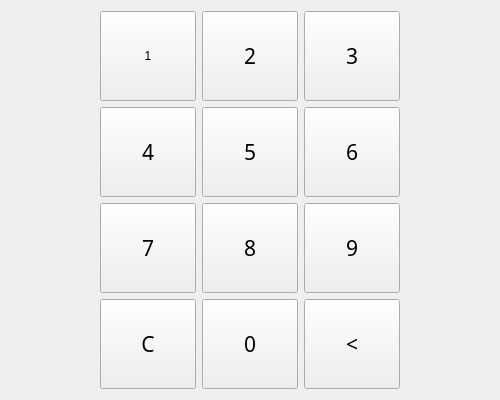
                                <widget class="QWidget" name="wNumericPad" native="true">
                                    <property name="minimumSize">
                                        <size>
                                            <width>500</width>
                                            <height>400</height>
                                        </size>
                                    </property>
                                    <layout class="QGridLayout" name="gridLayout_5">
                                        <property name="leftMargin">
                                            <number>100</number>
                                        </property>
                                        <property name="rightMargin">
                                            <number>100</number>
                                        </property>
                                        <item row="1" column="0">
                                            <widget class="QPushButton" name="btnDigit1">
                                                <property name="sizePolicy">
                                                    <sizepolicy hsizetype="Preferred"
                                                        vsizetype="Preferred">
                                                        <horstretch>0</horstretch>
                                                        <verstretch>0</verstretch>
                                                    </sizepolicy>
                                                </property>
                                                <property name="maximumSize">
                                                    <size>
                                                        <width>100</width>
                                                        <height>100</height>
                                                    </size>
                                                </property>
                                                <property name="styleSheet">
                                                    <string notr="true" />
                                                </property>
                                                <property name="text">
                                                    <string notr="true">1</string>
                                                </property>
                                                <property name="cyberDigit" stdset="0">
                                                    <string notr="true">1</string>
                                                </property>
                                            </widget>
                                        </item>
                                        <item row="1" column="1">
                                            <widget class="QPushButton" name="btnDigit2">
                                                <property name="sizePolicy">
                                                    <sizepolicy hsizetype="Preferred"
                                                        vsizetype="Preferred">
                                                        <horstretch>0</horstretch>
                                                        <verstretch>0</verstretch>
                                                    </sizepolicy>
                                                </property>
                                                <property name="maximumSize">
                                                    <size>
                                                        <width>100</width>
                                                        <height>100</height>
                                                    </size>
                                                </property>
                                                <property name="font">
                                                    <font>
                                                        <family>12</family>
                                                        <pointsize>16</pointsize>
                                                        <weight>50</weight>
                                                        <italic>false</italic>
                                                        <bold>false</bold>
                                                    </font>
                                                </property>
                                                <property name="styleSheet">
                                                    <string notr="true" />
                                                </property>
                                                <property name="text">
                                                    <string notr="true">2</string>
                                                </property>
                                                <property name="cyberDigit" stdset="0">
                                                    <string notr="true">2</string>
                                                </property>
                                            </widget>
                                        </item>
                                        <item row="1" column="2">
                                            <widget class="QPushButton" name="btnDigit3">
                                                <property name="sizePolicy">
                                                    <sizepolicy hsizetype="Preferred"
                                                        vsizetype="Preferred">
                                                        <horstretch>0</horstretch>
                                                        <verstretch>0</verstretch>
                                                    </sizepolicy>
                                                </property>
                                                <property name="maximumSize">
                                                    <size>
                                                        <width>100</width>
                                                        <height>100</height>
                                                    </size>
                                                </property>
                                                <property name="font">
                                                    <font>
                                                        <family>12</family>
                                                        <pointsize>16</pointsize>
                                                        <weight>50</weight>
                                                        <italic>false</italic>
                                                        <bold>false</bold>
                                                    </font>
                                                </property>
                                                <property name="styleSheet">
                                                    <string notr="true" />
                                                </property>
                                                <property name="text">
                                                    <string notr="true">3</string>
                                                </property>
                                                <property name="cyberDigit" stdset="0">
                                                    <string notr="true">3</string>
                                                </property>
                                            </widget>
                                        </item>
                                        <item row="2" column="0">
                                            <widget class="QPushButton" name="btnDigit4">
                                                <property name="sizePolicy">
                                                    <sizepolicy hsizetype="Preferred"
                                                        vsizetype="Preferred">
                                                        <horstretch>0</horstretch>
                                                        <verstretch>0</verstretch>
                                                    </sizepolicy>
                                                </property>
                                                <property name="maximumSize">
                                                    <size>
                                                        <width>100</width>
                                                        <height>100</height>
                                                    </size>
                                                </property>
                                                <property name="font">
                                                    <font>
                                                        <family>12</family>
                                                        <pointsize>16</pointsize>
                                                        <weight>50</weight>
                                                        <italic>false</italic>
                                                        <bold>false</bold>
                                                    </font>
                                                </property>
                                                <property name="styleSheet">
                                                    <string notr="true" />
                                                </property>
                                                <property name="text">
                                                    <string notr="true">4</string>
                                                </property>
                                                <property name="cyberDigit" stdset="0">
                                                    <string notr="true">4</string>
                                                </property>
                                            </widget>
                                        </item>
                                        <item row="2" column="1">
                                            <widget class="QPushButton" name="btnDigit5">
                                                <property name="sizePolicy">
                                                    <sizepolicy hsizetype="Preferred"
                                                        vsizetype="Preferred">
                                                        <horstretch>0</horstretch>
                                                        <verstretch>0</verstretch>
                                                    </sizepolicy>
                                                </property>
                                                <property name="maximumSize">
                                                    <size>
                                                        <width>100</width>
                                                        <height>100</height>
                                                    </size>
                                                </property>
                                                <property name="font">
                                                    <font>
                                                        <family>12</family>
                                                        <pointsize>16</pointsize>
                                                        <weight>50</weight>
                                                        <italic>false</italic>
                                                        <bold>false</bold>
                                                    </font>
                                                </property>
                                                <property name="styleSheet">
                                                    <string notr="true" />
                                                </property>
                                                <property name="text">
                                                    <string notr="true">5</string>
                                                </property>
                                                <property name="cyberDigit" stdset="0">
                                                    <string notr="true">5</string>
                                                </property>
                                            </widget>
                                        </item>
                                        <item row="2" column="2">
                                            <widget class="QPushButton" name="btnDigit6">
                                                <property name="sizePolicy">
                                                    <sizepolicy hsizetype="Preferred"
                                                        vsizetype="Preferred">
                                                        <horstretch>0</horstretch>
                                                        <verstretch>0</verstretch>
                                                    </sizepolicy>
                                                </property>
                                                <property name="maximumSize">
                                                    <size>
                                                        <width>100</width>
                                                        <height>100</height>
                                                    </size>
                                                </property>
                                                <property name="font">
                                                    <font>
                                                        <family>12</family>
                                                        <pointsize>16</pointsize>
                                                        <weight>50</weight>
                                                        <italic>false</italic>
                                                        <bold>false</bold>
                                                    </font>
                                                </property>
                                                <property name="styleSheet">
                                                    <string notr="true" />
                                                </property>
                                                <property name="text">
                                                    <string notr="true">6</string>
                                                </property>
                                                <property name="cyberDigit" stdset="0">
                                                    <string notr="true">6</string>
                                                </property>
                                            </widget>
                                        </item>
                                        <item row="3" column="0">
                                            <widget class="QPushButton" name="btnDigit7">
                                                <property name="sizePolicy">
                                                    <sizepolicy hsizetype="Preferred"
                                                        vsizetype="Preferred">
                                                        <horstretch>0</horstretch>
                                                        <verstretch>0</verstretch>
                                                    </sizepolicy>
                                                </property>
                                                <property name="maximumSize">
                                                    <size>
                                                        <width>100</width>
                                                        <height>100</height>
                                                    </size>
                                                </property>
                                                <property name="font">
                                                    <font>
                                                        <family>12</family>
                                                        <pointsize>16</pointsize>
                                                        <weight>50</weight>
                                                        <italic>false</italic>
                                                        <bold>false</bold>
                                                    </font>
                                                </property>
                                                <property name="styleSheet">
                                                    <string notr="true" />
                                                </property>
                                                <property name="text">
                                                    <string notr="true">7</string>
                                                </property>
                                                <property name="cyberDigit" stdset="0">
                                                    <string notr="true">7</string>
                                                </property>
                                            </widget>
                                        </item>
                                        <item row="3" column="1">
                                            <widget class="QPushButton" name="btnDigit8">
                                                <property name="sizePolicy">
                                                    <sizepolicy hsizetype="Preferred"
                                                        vsizetype="Preferred">
                                                        <horstretch>0</horstretch>
                                                        <verstretch>0</verstretch>
                                                    </sizepolicy>
                                                </property>
                                                <property name="maximumSize">
                                                    <size>
                                                        <width>100</width>
                                                        <height>100</height>
                                                    </size>
                                                </property>
                                                <property name="font">
                                                    <font>
                                                        <family>12</family>
                                                        <pointsize>16</pointsize>
                                                        <weight>50</weight>
                                                        <italic>false</italic>
                                                        <bold>false</bold>
                                                    </font>
                                                </property>
                                                <property name="styleSheet">
                                                    <string notr="true" />
                                                </property>
                                                <property name="text">
                                                    <string notr="true">8</string>
                                                </property>
                                                <property name="cyberDigit" stdset="0">
                                                    <string notr="true">8</string>
                                                </property>
                                            </widget>
                                        </item>
                                        <item row="3" column="2">
                                            <widget class="QPushButton" name="btnDigit9">
                                                <property name="sizePolicy">
                                                    <sizepolicy hsizetype="Preferred"
                                                        vsizetype="Preferred">
                                                        <horstretch>0</horstretch>
                                                        <verstretch>0</verstretch>
                                                    </sizepolicy>
                                                </property>
                                                <property name="maximumSize">
                                                    <size>
                                                        <width>100</width>
                                                        <height>100</height>
                                                    </size>
                                                </property>
                                                <property name="font">
                                                    <font>
                                                        <family>12</family>
                                                        <pointsize>16</pointsize>
                                                        <weight>50</weight>
                                                        <italic>false</italic>
                                                        <bold>false</bold>
                                                    </font>
                                                </property>
                                                <property name="styleSheet">
                                                    <string notr="true" />
                                                </property>
                                                <property name="text">
                                                    <string notr="true">9</string>
                                                </property>
                                                <property name="cyberDigit" stdset="0">
                                                    <string notr="true">9</string>
                                                </property>
                                            </widget>
                                        </item>
                                        <item row="4" column="0">
                                            <widget class="QPushButton" name="btnClear">
                                                <property name="sizePolicy">
                                                    <sizepolicy hsizetype="Preferred"
                                                        vsizetype="Preferred">
                                                        <horstretch>0</horstretch>
                                                        <verstretch>0</verstretch>
                                                    </sizepolicy>
                                                </property>
                                                <property name="maximumSize">
                                                    <size>
                                                        <width>100</width>
                                                        <height>100</height>
                                                    </size>
                                                </property>
                                                <property name="font">
                                                    <font>
                                                        <family>12</family>
                                                        <pointsize>16</pointsize>
                                                        <weight>50</weight>
                                                        <italic>false</italic>
                                                        <bold>false</bold>
                                                    </font>
                                                </property>
                                                <property name="styleSheet">
                                                    <string notr="true" />
                                                </property>
                                                <property name="text">
                                                    <string notr="true">C</string>
                                                </property>
                                            </widget>
                                        </item>
                                        <item row="4" column="1">
                                            <widget class="QPushButton" name="btnDigit0">
                                                <property name="sizePolicy">
                                                    <sizepolicy hsizetype="Preferred"
                                                        vsizetype="Preferred">
                                                        <horstretch>0</horstretch>
                                                        <verstretch>0</verstretch>
                                                    </sizepolicy>
                                                </property>
                                                <property name="maximumSize">
                                                    <size>
                                                        <width>100</width>
                                                        <height>100</height>
                                                    </size>
                                                </property>
                                                <property name="font">
                                                    <font>
                                                        <family>12</family>
                                                        <pointsize>16</pointsize>
                                                        <weight>50</weight>
                                                        <italic>false</italic>
                                                        <bold>false</bold>
                                                    </font>
                                                </property>
                                                <property name="styleSheet">
                                                    <string notr="true" />
                                                </property>
                                                <property name="text">
                                                    <string notr="true">0</string>
                                                </property>
                                                <property name="cyberDigit" stdset="0">
                                                    <string notr="true">0</string>
                                                </property>
                                            </widget>
                                        </item>
                                        <item row="4" column="2">
                                            <widget class="QPushButton" name="btnBackspace">
                                                <property name="sizePolicy">
                                                    <sizepolicy hsizetype="Preferred"
                                                        vsizetype="Preferred">
                                                        <horstretch>0</horstretch>
                                                        <verstretch>0</verstretch>
                                                    </sizepolicy>
                                                </property>
                                                <property name="maximumSize">
                                                    <size>
                                                        <width>100</width>
                                                        <height>100</height>
                                                    </size>
                                                </property>
                                                <property name="font">
                                                    <font>
                                                        <family>12</family>
                                                        <pointsize>16</pointsize>
                                                        <weight>50</weight>
                                                        <italic>false</italic>
                                                        <bold>false</bold>
                                                    </font>
                                                </property>
                                                <property name="styleSheet">
                                                    <string notr="true" />
                                                </property>
                                                <property name="text">
                                                    <string notr="true">&lt;</string>
                                                </property>
                                            </widget>
                                        </item>
                                    </layout>
                                </widget>
